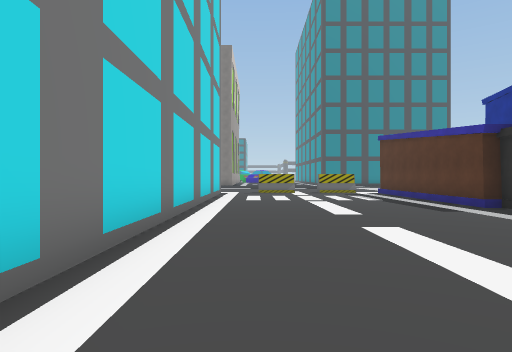
[1] (above)

24 first-person views from a walk through a 3-D level made in the Unity game engine. The camera is 1.4 m above the floor, looks level and sees 75° across. The floor is counted in squares, 2 m on a side. Each view is taken from the middle of a square. On the plan, view 1 faces up. The plan holds only what a view shows up to about 10 squares ahead; the rest is blank. The place goes on beyond the plan.

[2]
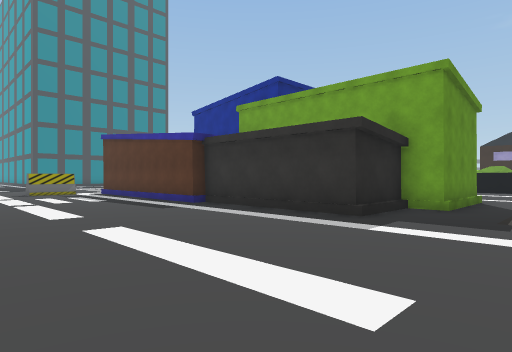

[3]
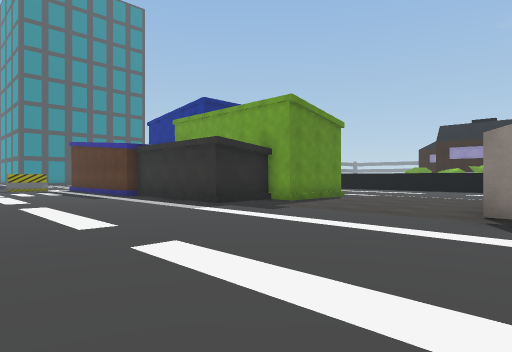

[4]
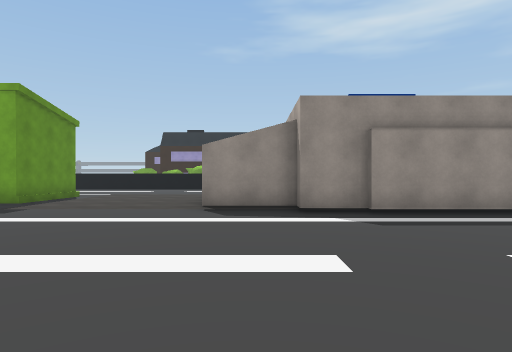

[5]
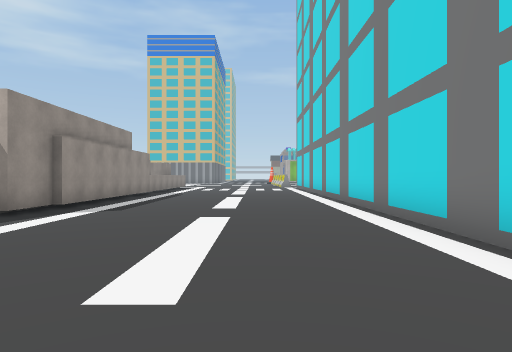

[6]
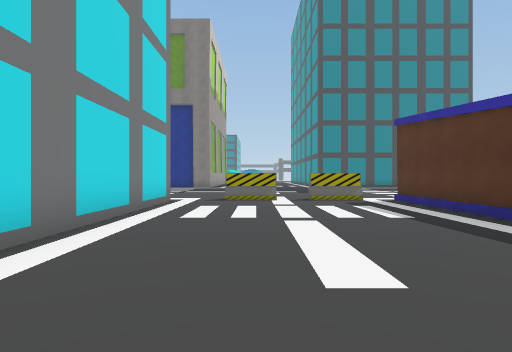

[7]
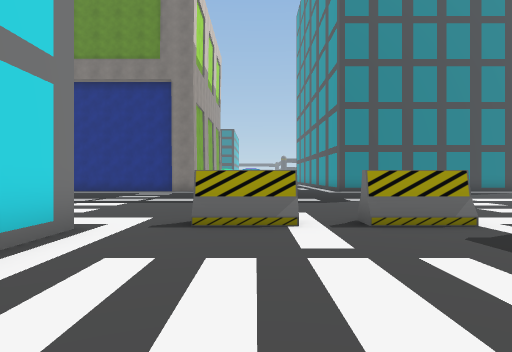

[8]
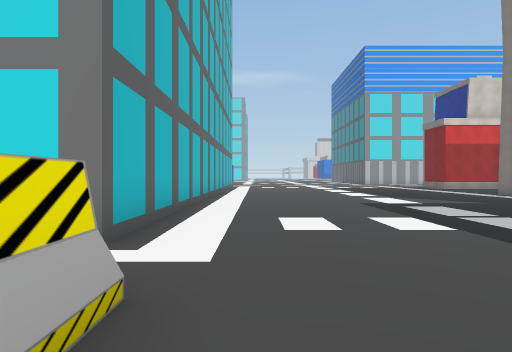

[9]
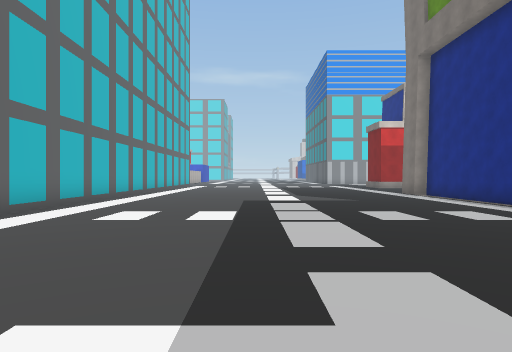

[10]
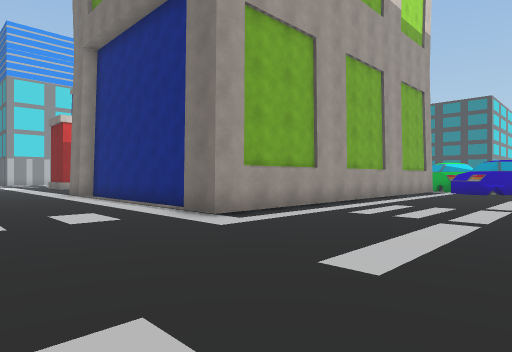

[11]
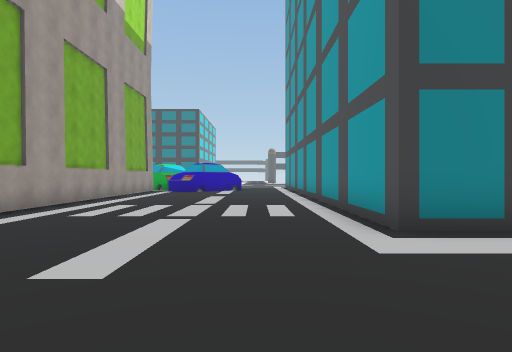

[12]
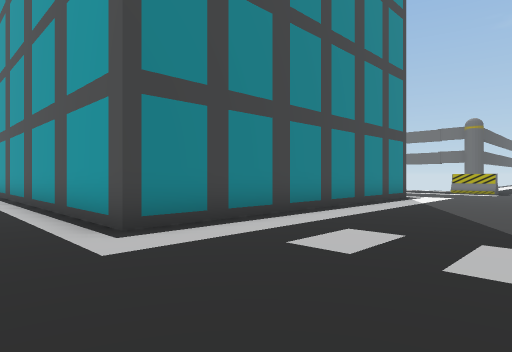

[13]
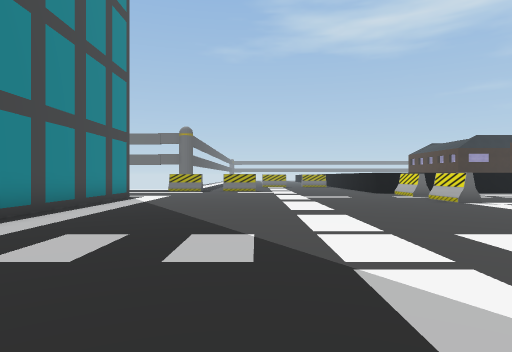

[14]
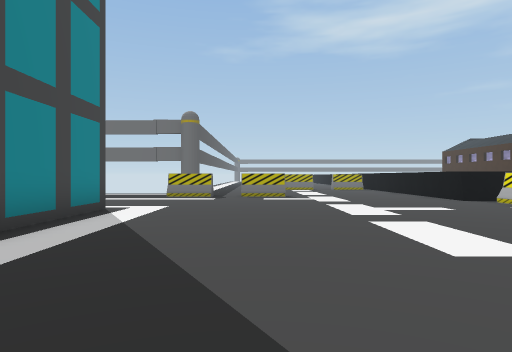

[15]
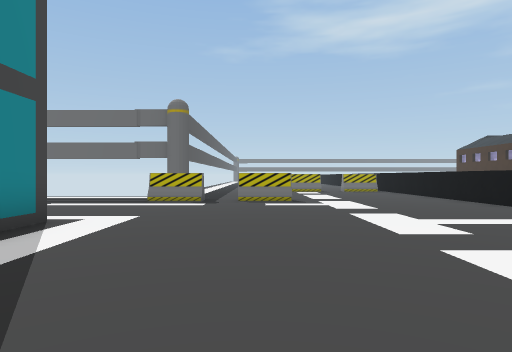

[16]
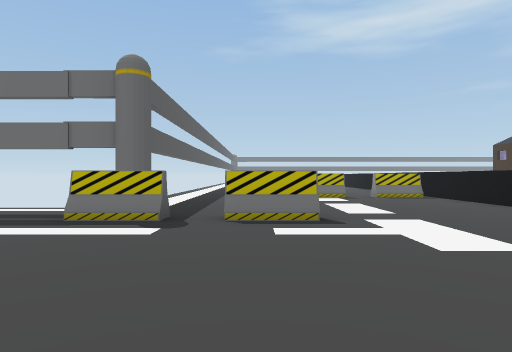

[17]
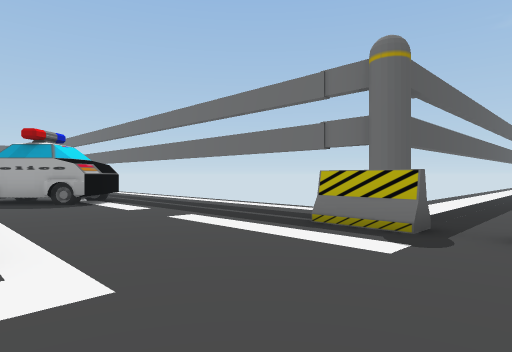

[18]
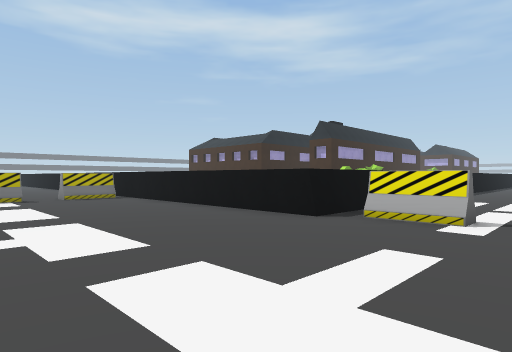

[19]
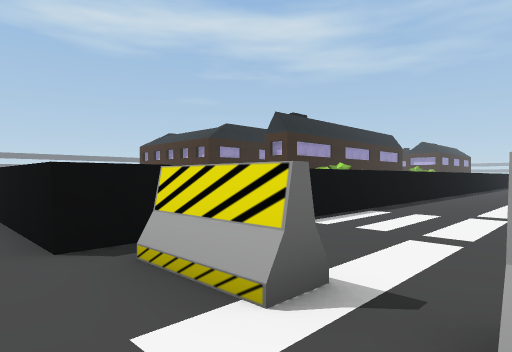

[20]
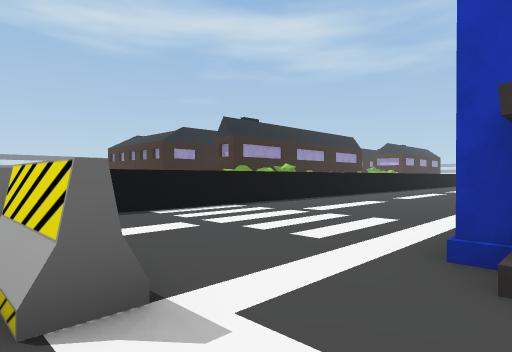

[21]
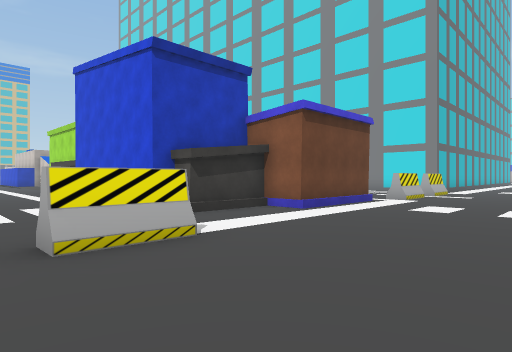

[22]
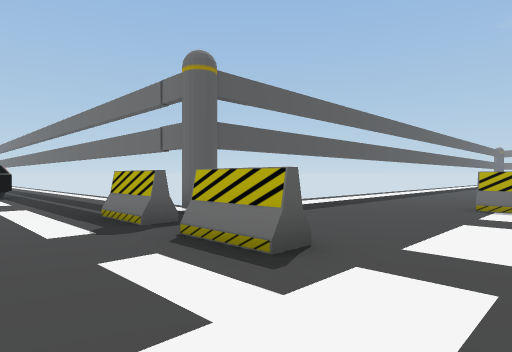

[23]
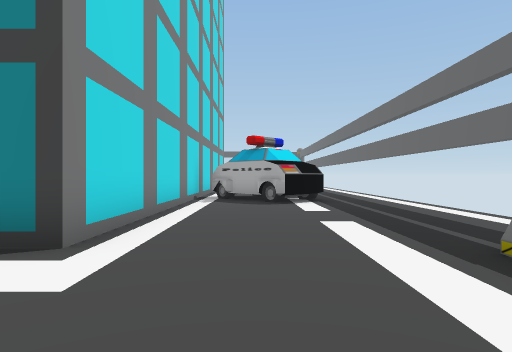

[24]
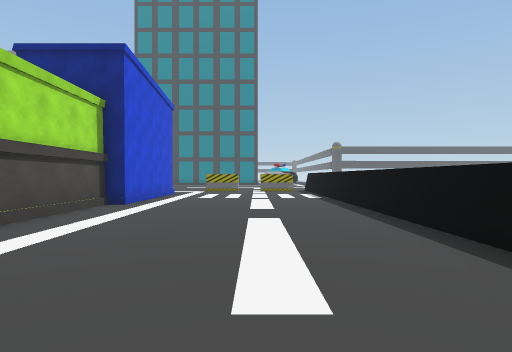

### Floor plan
Points are (right, up) in squares from view 1. A wall is a line through its corners. A room is listed if a view was taken in it or the views show most of it. See-through windows are left out.
Room 1 (views 1, 2, 3, 4, 5, 6, 7, 8, 9, 10, 11, 12, 13, 14, 15, 16, 17, 18, 19, 20, 21, 22, 23, 24)
walls: (10.4, 11.9) (10.9, 11.9); (10.8, 9) (10.8, 7.2) (10.3, 7.2) (10.3, 3.6); (10.2, 2.1) (7.5, 2.1) (7.5, 2.9) (5.5, 2.9) (5.5, 7.4) (5.1, 7.4) (5.1, 13.4) (8.2, 13.4) (8.2, 12.5) (10.4, 12.5); (16.5, 2.1) (16.5, 15.2) (23, 15.2); (-3.4, 24.2) (-7.1, 24.2); (-8, 13.4) (-1.4, 13.4) (-1.4, 1.8); (5.9, -4.8) (5.9, -2.9); (-1.4, -2.1) (-1.4, -9); (14.1, 31) (14.1, 24.2) (4.8, 24.2) (4.8, 31.5); (5.5, -6.1) (5.5, -4.8); (-1.7, 30) (-1.7, 23.7) (-2.8, 23.7); (5.1, -9) (5.1, -6.1)
objects: barricade (0, 14) to (1, 14); barricade (3, 14) to (4, 14); barricade (12, 14) to (13, 14); barricade (14, 14) to (15, 14); other object (15, 30) to (18, 31); barricade (18, 20) to (18, 21); barricade (18, 23) to (18, 24); guardrail (20, 23) to (20, 24); barricade (24, 16) to (24, 17); barricade (24, 18) to (24, 19)

Where each view was taken, in squares from view 1:
view 1: 0 up, 0 right, facing up
view 2: 0 up, 0 right, facing up-right
view 3: 4 down, 0 right, facing up-right
view 4: 4 down, 1 left, facing right
view 5: 1 up, 1 right, facing down
view 6: 4 up, 1 right, facing up
view 7: 9 up, 1 right, facing up
view 8: 15 up, 2 right, facing left
view 9: 18 up, 3 right, facing left
view 10: 20 up, 3 right, facing up-left
view 11: 20 up, 3 right, facing up
view 12: 20 up, 3 right, facing up-right
view 13: 20 up, 3 right, facing right
view 14: 21 up, 7 right, facing right
view 15: 21 up, 9 right, facing right
view 16: 21 up, 13 right, facing right
view 17: 21 up, 14 right, facing up-right
view 18: 20 up, 13 right, facing down-right
view 19: 16 up, 13 right, facing down-right
view 20: 15 up, 10 right, facing down-right
view 21: 18 up, 14 right, facing down-left
view 22: 18 up, 16 right, facing up-right
view 23: 21 up, 16 right, facing up
view 24: 1 down, 14 right, facing up
